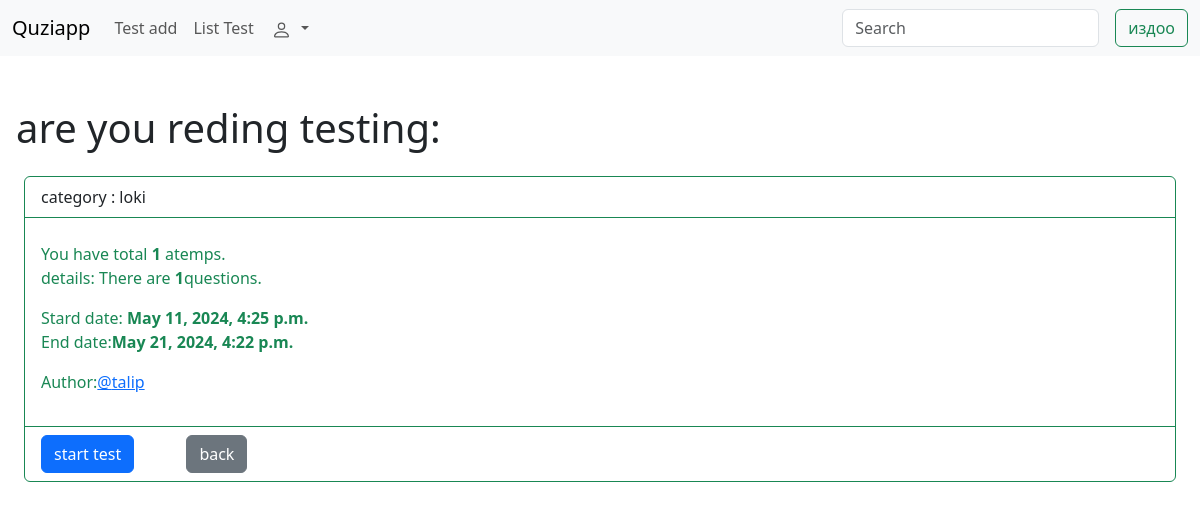
The page /quiz/4/ready_to_test (signed in) on the database its author committed.
### quizapp/models.py (models this page shows, shortened)
class Test(models.Model):
    author = models.ForeignKey(CustomUser, on_delete=models.CASCADE)
    category = models.ForeignKey(TestCategory,on_delete=models.CASCADE)
    title = models.CharField(max_length=200)
    maximum_attemps = models.PositiveIntegerField()  # канча жолу арекет кылса болушун корсотучу болук
    start_date = models.DateTimeField(default=timezone.now)
    end_date = models.DateTimeField(default=(timezone.now() + timezone.timedelta(days=10)))
    pass_percentage = models.PositiveIntegerField()  # жооптордун канча просенти откондуугун корсотот
    class Meta:
        ordering = ('-id',)

class TestCategory(models.Model):
    name = models.CharField(max_length=100)
    def __str__(self):
        return str(self.name)

### accounts/models.py (models this page shows)
class CustomUser(AbstractUser):
    bio = models.CharField(max_length=100, null=True, blank=True)
    pic = models.ImageField(upload_to='profiles/', default="profiles/male-avatar-maker.jpg")
    is_verified = models.BooleanField(default=False)
    phone_number = models.CharField(max_length=12, null=True, blank=True)
    address = models.CharField(max_length=100, null=True, blank=True)

### quizapp/views.py (the view)
# urls.py: path('<int:test_id>/ready_to_test',ready_to_test,name="ready_to_test"),
@login_required(login_url='login')
def ready_to_test(request, test_id):  # теске дайар
    test = get_object_or_404(Test, id=test_id)
    return render(request, 'test/ready_to_test.html', {'test': test})

### templates/test/ready_to_test.html (shortened to what this page needs)
{% extends 'base.html'%}
{%block content %}
<h1 class="m-3 mt-5">are you reding testing:</h1>
<div class="card border border-success m-4 shadow-0 mb-3">
  <div class="card-header bg-transparent border-success"> category : {{test.category}}</div>
  <div class="card-body text-success">
      You have total <strong>{{test.maximum_attemps}}</strong> atemps.
    <p class="card-text">details: There are <strong>{{test.question_set.all.count}}</strong>questions.</p>
       <p>Stard date: <strong>{{test.start_date}}</strong>
           <br>End date:<strong>{{test.end_date}}</strong></p>
      <p>Author:<a href ="{% url 'users:profile' test.author.username  %}">@{{test.author.username}}</a></p>
  </div>
  <div class="card-footer bg-transparent border-success">
       <a class="btn btn-primary me-5" href="{% url 'test:test' test.id %}">start test</a>
      <a class="btn btn-secondary  " href="{% url 'test:list_test'  %}">back</a>
  </div>
</div>
{%endblock content%}

### rows shown on the page
Test: category "loki", maximum_attemps "1", question_set.all.count "1", start_date "May 11, 2024, 4:25 p.m.", end_date "May 21, 2024, 4:22 p.m.", author.username "talip"
